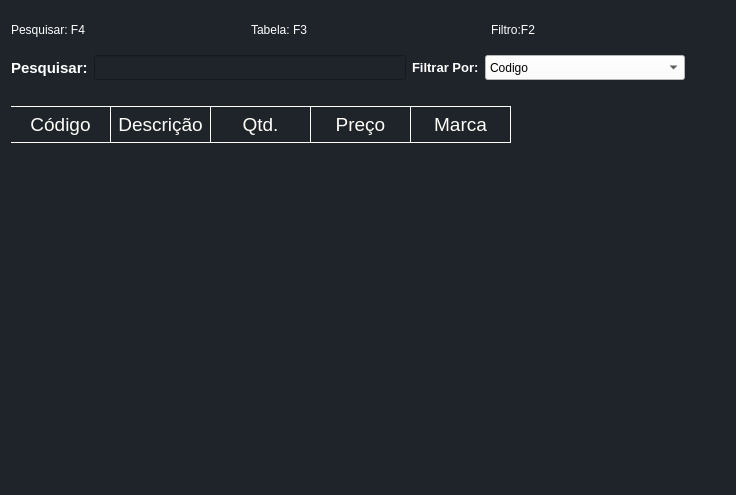
<?xml version="1.0" encoding="UTF-8"?>
<ui version="4.0">
 <class>Dialog</class>
 <widget class="QDialog" name="Dialog">
  <property name="windowModality">
   <enum>Qt::ApplicationModal</enum>
  </property>
  <property name="geometry">
   <rect>
    <x>0</x>
    <y>0</y>
    <width>736</width>
    <height>495</height>
   </rect>
  </property>
  <property name="windowTitle">
   <string>visualizar produtos</string>
  </property>
  <property name="styleSheet">
   <string notr="true">background-color:#1f232a;</string>
  </property>
  <property name="modal">
   <bool>true</bool>
  </property>
  <layout class="QGridLayout" name="gridLayout">
   <item row="8" column="0">
    <widget class="QTableWidget" name="tableWidget_produtos">
     <property name="styleSheet">
      <string notr="true">
QWidget {
background-color:#1f232a;
    color: #fffff8;
	border:none;
}

QHeaderView::section {
   background-color:#1f232a;
    padding: 4px;
    font-size: 14pt;
    border-style: none;
    border-bottom: 1px solid #fffff8;
    border-right: 1px solid #fffff8;
}

QTableWidget {

    gridline-color: #fffff8;
    font-size: 12pt;
}

QHeaderView::section:horizontal
{
    border-top: 1px solid #fffff8;
}



QHeaderView::section:horizontal
{
    border-top: 1px solid #fffff8;
}

QHeaderView::section:vertical
{
	background-color:#1f232a;
	font: 75 15pt  &quot;MS Shell Dlg 2&quot; ;
    font-weight:bold;
    border:none;
	border-bottom:1px solid;
}

QTableWidget::item{



border-bottom:1px solid;
 padding: 5px;



}
QTableWidget::item:selected{ background-color:rgba(0,0,0,0.4);color:rgb(255, 255, 255);}



QTableWidget QTableCornerButton::section {
    background-color: #646464;
    border: 1px solid #fffff8;
}


QTableWidget::item:focus{border:none;}

  </string>
     </property>
     <property name="editTriggers">
      <set>QAbstractItemView::NoEditTriggers</set>
     </property>
     <property name="selectionMode">
      <enum>QAbstractItemView::SingleSelection</enum>
     </property>
     <property name="selectionBehavior">
      <enum>QAbstractItemView::SelectRows</enum>
     </property>
     <column>
      <property name="text">
       <string>Código</string>
      </property>
     </column>
     <column>
      <property name="text">
       <string>Descrição</string>
      </property>
     </column>
     <column>
      <property name="text">
       <string>Qtd.</string>
      </property>
     </column>
     <column>
      <property name="text">
       <string>Preço</string>
      </property>
     </column>
     <column>
      <property name="text">
       <string>Marca</string>
      </property>
     </column>
    </widget>
   </item>
   <item row="0" column="0">
    <widget class="QPushButton" name="pushButton_3">
     <property name="maximumSize">
      <size>
       <width>16777215</width>
       <height>0</height>
      </size>
     </property>
     <property name="text">
      <string/>
     </property>
     <property name="shortcut">
      <string>F4</string>
     </property>
     <property name="flat">
      <bool>true</bool>
     </property>
    </widget>
   </item>
   <item row="4" column="0">
    <widget class="QPushButton" name="pushButton_2">
     <property name="maximumSize">
      <size>
       <width>16777215</width>
       <height>0</height>
      </size>
     </property>
     <property name="text">
      <string/>
     </property>
     <property name="shortcut">
      <string>F2</string>
     </property>
     <property name="flat">
      <bool>true</bool>
     </property>
    </widget>
   </item>
   <item row="6" column="0">
    <spacer name="horizontalSpacer_2">
     <property name="orientation">
      <enum>Qt::Horizontal</enum>
     </property>
     <property name="sizeHint" stdset="0">
      <size>
       <width>40</width>
       <height>20</height>
      </size>
     </property>
    </spacer>
   </item>
   <item row="3" column="0">
    <widget class="QPushButton" name="pushButton">
     <property name="maximumSize">
      <size>
       <width>16777215</width>
       <height>0</height>
      </size>
     </property>
     <property name="text">
      <string/>
     </property>
     <property name="shortcut">
      <string>F3</string>
     </property>
     <property name="flat">
      <bool>true</bool>
     </property>
    </widget>
   </item>
   <item row="5" column="0">
    <layout class="QHBoxLayout" name="horizontalLayout">
     <item>
      <widget class="QLabel" name="label">
       <property name="font">
        <font>
         <pointsize>11</pointsize>
         <weight>75</weight>
         <bold>true</bold>
        </font>
       </property>
       <property name="styleSheet">
        <string notr="true">color: rgb(255, 255, 255);</string>
       </property>
       <property name="text">
        <string>Pesquisar:</string>
       </property>
      </widget>
     </item>
     <item>
      <widget class="QLineEdit" name="lineEdit_pesquisar">
       <property name="minimumSize">
        <size>
         <width>0</width>
         <height>25</height>
        </size>
       </property>
       <property name="font">
        <font>
         <pointsize>12</pointsize>
         <weight>75</weight>
         <bold>true</bold>
        </font>
       </property>
       <property name="styleSheet">
        <string notr="true">color: rgb(255, 255, 255);</string>
       </property>
       <property name="placeholderText">
        <string/>
       </property>
      </widget>
     </item>
     <item>
      <layout class="QHBoxLayout" name="horizontalLayout_3">
       <item>
        <widget class="QLabel" name="label_2">
         <property name="font">
          <font>
           <pointsize>10</pointsize>
           <weight>75</weight>
           <bold>true</bold>
          </font>
         </property>
         <property name="styleSheet">
          <string notr="true">color: rgb(255, 255, 255);</string>
         </property>
         <property name="text">
          <string>Filtrar Por:</string>
         </property>
        </widget>
       </item>
       <item>
        <widget class="QComboBox" name="comboBox_filtrar">
         <property name="minimumSize">
          <size>
           <width>200</width>
           <height>25</height>
          </size>
         </property>
         <property name="styleSheet">
          <string notr="true">background-color: rgb(255, 255, 255);
selection-color: rgb(0, 0, 0);
selection-background-color: rgb(255, 255, 255);</string>
         </property>
         <item>
          <property name="text">
           <string>Codigo</string>
          </property>
         </item>
         <item>
          <property name="text">
           <string>Descricao</string>
          </property>
         </item>
         <item>
          <property name="text">
           <string>Qtd</string>
          </property>
         </item>
         <item>
          <property name="text">
           <string>Preco</string>
          </property>
         </item>
         <item>
          <property name="text">
           <string>Marca</string>
          </property>
         </item>
        </widget>
       </item>
       <item>
        <spacer name="horizontalSpacer">
         <property name="orientation">
          <enum>Qt::Horizontal</enum>
         </property>
         <property name="sizeHint" stdset="0">
          <size>
           <width>40</width>
           <height>20</height>
          </size>
         </property>
        </spacer>
       </item>
      </layout>
     </item>
    </layout>
   </item>
   <item row="2" column="0">
    <layout class="QHBoxLayout" name="horizontalLayout_38">
     <item>
      <widget class="QLabel" name="label_51">
       <property name="styleSheet">
        <string notr="true">color: rgb(255, 255, 255);</string>
       </property>
       <property name="text">
        <string>Pesquisar: F4</string>
       </property>
      </widget>
     </item>
     <item>
      <widget class="QLabel" name="label_48">
       <property name="styleSheet">
        <string notr="true">color: rgb(255, 255, 255);</string>
       </property>
       <property name="text">
        <string>Tabela: F3</string>
       </property>
      </widget>
     </item>
     <item>
      <widget class="QLabel" name="label_56">
       <property name="styleSheet">
        <string notr="true">color: rgb(255, 255, 255);</string>
       </property>
       <property name="text">
        <string>Filtro:F2</string>
       </property>
      </widget>
     </item>
    </layout>
   </item>
   <item row="1" column="0">
    <widget class="QPushButton" name="pushButton_enter">
     <property name="maximumSize">
      <size>
       <width>16777215</width>
       <height>0</height>
      </size>
     </property>
     <property name="text">
      <string/>
     </property>
     <property name="shortcut">
      <string>Return</string>
     </property>
     <property name="flat">
      <bool>true</bool>
     </property>
    </widget>
   </item>
  </layout>
 </widget>
 <resources/>
 <connections>
  <connection>
   <sender>pushButton_3</sender>
   <signal>clicked()</signal>
   <receiver>lineEdit_pesquisar</receiver>
   <slot>setFocus()</slot>
   <hints>
    <hint type="sourcelabel">
     <x>156</x>
     <y>49</y>
    </hint>
    <hint type="destinationlabel">
     <x>164</x>
     <y>144</y>
    </hint>
   </hints>
  </connection>
  <connection>
   <sender>pushButton</sender>
   <signal>clicked()</signal>
   <receiver>tableWidget_produtos</receiver>
   <slot>setFocus()</slot>
   <hints>
    <hint type="sourcelabel">
     <x>303</x>
     <y>83</y>
    </hint>
    <hint type="destinationlabel">
     <x>289</x>
     <y>318</y>
    </hint>
   </hints>
  </connection>
  <connection>
   <sender>pushButton_2</sender>
   <signal>clicked()</signal>
   <receiver>comboBox_filtrar</receiver>
   <slot>setFocus()</slot>
   <hints>
    <hint type="sourcelabel">
     <x>537</x>
     <y>110</y>
    </hint>
    <hint type="destinationlabel">
     <x>551</x>
     <y>148</y>
    </hint>
   </hints>
  </connection>
 </connections>
</ui>
